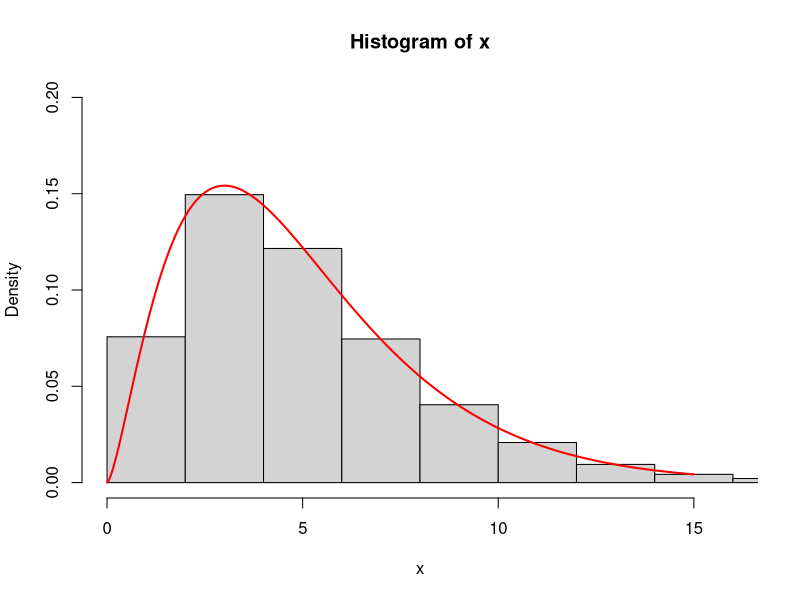
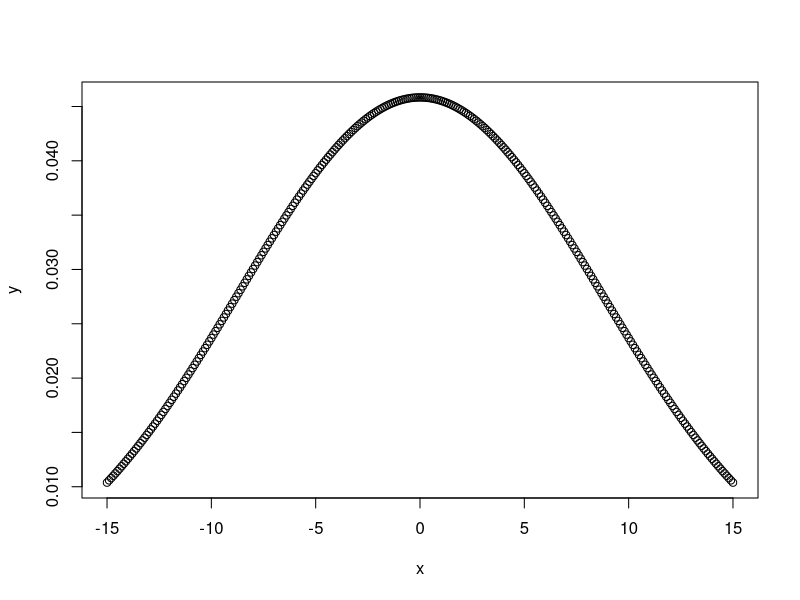
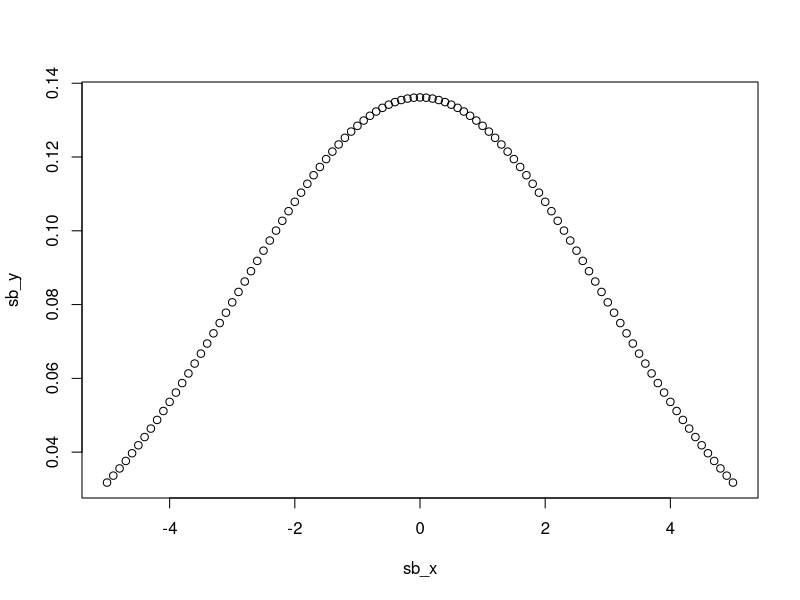

Write the R code that produced these figures, in order.

                    ###   Distribusi Multinomial   ###


# The multinomial distribution describes the probability of obtaining a 
# specific number of counts for k different outcomes, when each outcome 
# has a fixed probability of occurring.

# If a random variable X follows a multinomial distribution, then the 
# probability that outcome 1 occurs exactly x1 times, outcome 2 occurs exactly 
# x2 times, etc.

# To calculate a multinomial probability in R we can use the dmultinom() 
# function, which uses the following syntax:
  
dmultinom(x=c(1, 6, 8), prob=c(.4, .5, .1))

# where:
# x    : A vector that represents the frequency of each outcome
# prob : A vector that represents the probability of each outcome 
#        (the sum must be 1)

# Example

# Proses pembuatan pensil dalam sebuah pabrik melibatkan banyak buruh dan 
# dilakukan berulang-ulang. Pada suatu pemeriksaan terakhir terlihat bahwa 85% 
# produk adalah ”baik”, 10% ”tidak baik tetapi masih bisa diperbaiki” dan 5% 
# ”rusak dan harus dibuang”. Jika sebuah sampel acak dengan 20 unit dipilih, 
# berapa peluang jumlah unit ”baik” sebanyak 18, unit ”tidak baik tetapi bisa 
# diperbaiki” sebanyak 2 dan unit ”rusak” tidak ada? (Jawaban : 0,102)

x1 <- 18
x2 <- 2
x3 <- 0
px1 <- .85
px2 <- .1
px3 <- .05

dmultinom(x=c(x1, x2, x3), prob=c(px1, px2, px3))


                      ###   Distribusi Normal   ###


# Normal Distribution is a probability function used in statistics that tells 
# about how the data values are distributed. It is the most important 
# probability distribution function used in statistics because of its advantages 
# in real case scenarios. For example, the height of the population, shoe size, 
# IQ level, rolling a dice, and many more.

#In R, there are 4 built-in functions to generate normal distribution:

# dnorm(x, mean, sd) -> density function of distribution
# pnorm(x, mean, sd) -> cumulative distribution function
# qnorm(p, mean, sd) -> inverse pnorm, to find percentiles
# rnorm(n, mean, sd) -> generate a vector of random numbers which are 
#                       normally distributed

# creating a sequence of values between -15 to 15 with a difference of 0.1
x = seq(-15, 15, by=0.1)
y = dnorm(x, mean(x), sd(x))

# output to be present as PNG file
png(file="dnormExample.png")

# Plot the graph.
plot(x, y)

# saving the file
dev.off() 

# Example

# Sebuah laptop dengan merk X, mengklaim bahwa lamanya waktu ketahanan daya 
# baterai didistribusikan secara normal dengan rata-rata adalah 5 jam dan 
# standar deviasi 1,5 jam. Bejo membeli laptop tersebut dan ingin mengetahui 
# ketahanan daya baterai laptop tersebut untuk penggunaan normal. Bantulah Bejo 
# untuk menghitung probabilitas laptop tersebut dapat bertahan antara 6 jam!

x <- 6
rata2 <- 5
std <- 1.5

sb_x = seq(-rata2, rata2, by=0.1)
sb_y <- dnorm(sb_x,mean(sb_x),sd(sb_x))

png(file="contoh_normal.png")
plot(sb_x, sb_y)
dev.off()

prob <- dnorm(x,rata2,std)
prob


                  ###   Distribusi Kai Kuadrat   ###


# The chi-squared distribution with df degrees of freedom is the distribution 
# computed over the sums of the squares of df independent standard normal 
# random variables. This distribution is used for the categorical analysis of 
# the data.

# In R, there are 4 built-in functions to generate chi-squared distribution:

# qchisq() -> quantile function
# dchisq() -> density function
# pchisq() -> distribution function
# rchisq() -> random numbers from the chi-square distribution

# defining degrees of freedom
df = 5

# computing values of 50k random values with 5 degrees of freedom
x <- rchisq(50000, df = 5)

hist(x, 
     freq = FALSE, 
     xlim = c(0,16), 
     ylim = c(0,0.2))

curve(dchisq(x, df = 5), from = 0, to = 15, 
      n = 5000, col= 'red', lwd=2, add = T)
